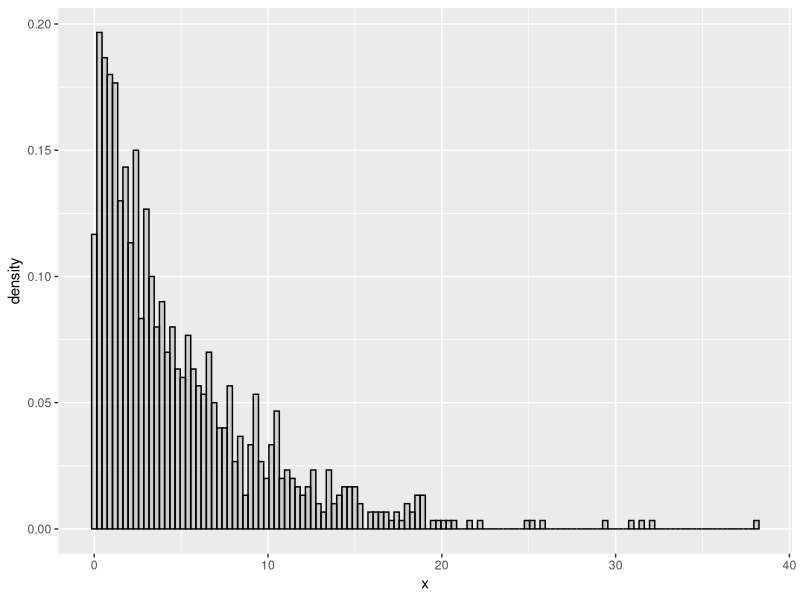
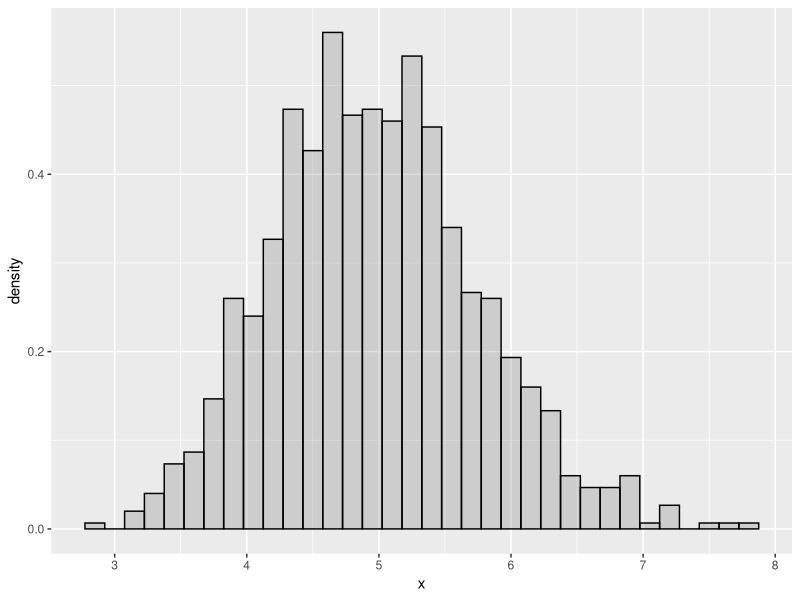
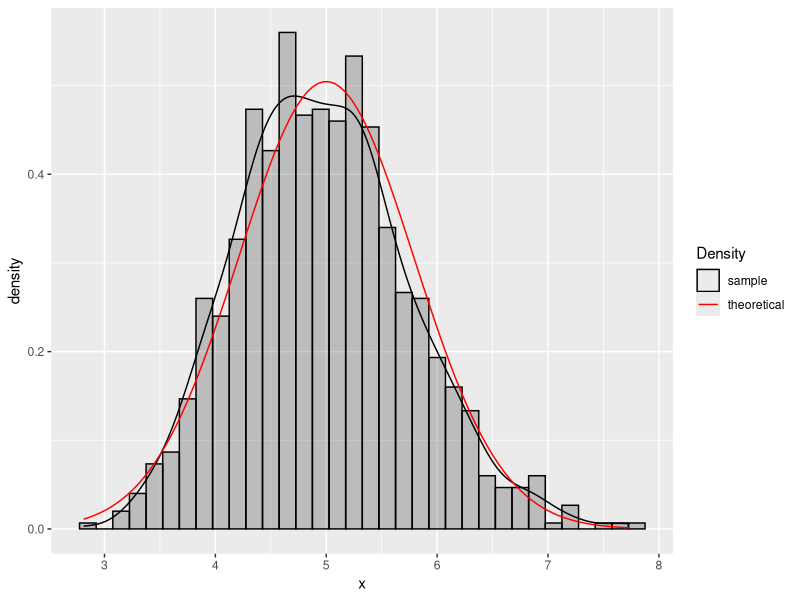
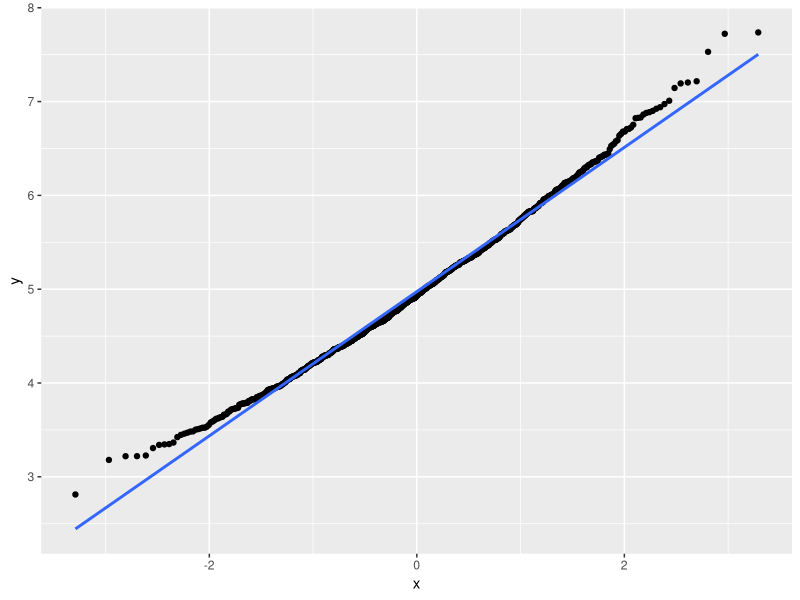

Recreate these plots in R, in order.
## ---- chunk 1
lambda <- 0.2
n <- 40
nosim <- 1000
## ---- chunk 2
library ("ggplot2")
g <- ggplot (data.frame (x = rexp (nosim, lambda)), aes(x = x))
g <- g + geom_histogram (alpha = .20, binwidth = .3, 
                         colour = "black", aes(y = ..density..))
g
## ---- chunk 3
set.seed (1234)
data <- matrix (rexp (nosim * n, lambda), nrow = nosim)
data <- rowMeans(data)
## ---- chunk 4
g <- ggplot (data.frame (x = data), aes(x = x))
g <- g + geom_histogram (alpha = .20, binwidth = .15, 
                         colour = "black", aes (y = ..density..))
g
## ---- chunk 5
sample_mean <- mean (data)
sample_var <- var (data)
sample_sd  <- sd (data)
## ---- chunk 6
g <- ggplot (data.frame (x = data), aes(x = x)) +
geom_histogram (alpha = .2, fill = "black", binwidth = .15, 
                colour = "black", aes (y = ..density..)) + 
geom_density (fill = NA, aes (colour = "sample")) + 
stat_function (fun = dnorm, args = list (mean = 1/lambda, sd = 5/sqrt (n)), 
               aes (colour = "theoretical")) +
scale_colour_manual (name = "Density", 
                     values = c ("sample" = "black", "theoretical" = "red"))
g
## ---- chunk 7
ggplot(data = as.data.frame(qqnorm (data ,plot=F)), mapping = aes(x=x, y=y)) + 
    geom_point() + geom_smooth(method="lm", se=FALSE)
